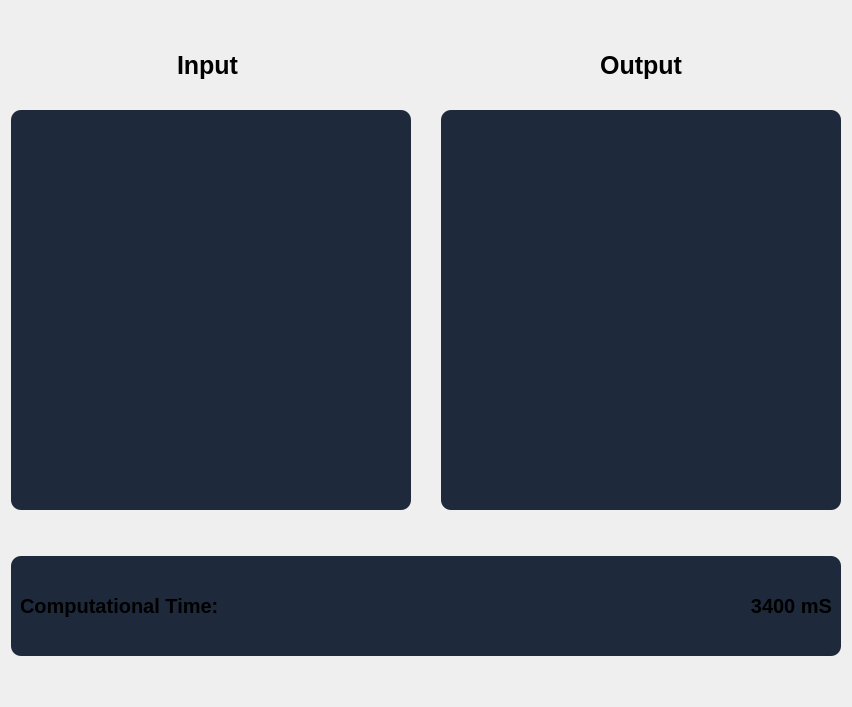
          <widget class="QWidget" name="extractFeaturesFrames">
           <layout class="QGridLayout" name="gridLayout_2">
            <item row="0" column="0">
             <spacer name="verticalSpacer_21">
              <property name="orientation">
               <enum>Qt::Vertical</enum>
              </property>
              <property name="sizeHint" stdset="0">
               <size>
                <width>20</width>
                <height>40</height>
               </size>
              </property>
             </spacer>
            </item>
            <item row="1" column="0">
             <layout class="QHBoxLayout" name="horizontalLayout">
              <property name="spacing">
               <number>30</number>
              </property>
              <item>
               <layout class="QVBoxLayout" name="verticalLayout_3">
                <item>
                 <widget class="QLabel" name="label_13">
                  <property name="maximumSize">
                   <size>
                    <width>16777215</width>
                    <height>30</height>
                   </size>
                  </property>
                  <property name="styleSheet">
                   <string notr="true">border: none;
font-size: 25px;
font-weight: bold;</string>
                  </property>
                  <property name="text">
                   <string>Input </string>
                  </property>
                  <property name="alignment">
                   <set>Qt::AlignCenter</set>
                  </property>
                 </widget>
                </item>
                <item>
                 <layout class="QVBoxLayout" name="verticalLayout_17">
                  <item>
                   <layout class="QHBoxLayout" name="horizontalLayout_17"/>
                  </item>
                  <item>
                   <widget class="QFrame" name="extractFeaturesInputFrame">
                    <property name="sizePolicy">
                     <sizepolicy hsizetype="Preferred" vsizetype="Preferred">
                      <horstretch>0</horstretch>
                      <verstretch>0</verstretch>
                     </sizepolicy>
                    </property>
                    <property name="minimumSize">
                     <size>
                      <width>400</width>
                      <height>400</height>
                     </size>
                    </property>
                    <property name="maximumSize">
                     <size>
                      <width>700</width>
                      <height>700</height>
                     </size>
                    </property>
                    <property name="styleSheet">
                     <string notr="true">QFrame{
background-color:#1E293B;
border-radius: 10px
}</string>
                    </property>
                    <property name="frameShape">
                     <enum>QFrame::StyledPanel</enum>
                    </property>
                    <property name="frameShadow">
                     <enum>QFrame::Raised</enum>
                    </property>
                   </widget>
                  </item>
                 </layout>
                </item>
               </layout>
              </item>
              <item>
               <layout class="QVBoxLayout" name="verticalLayout">
                <item>
                 <widget class="QLabel" name="label_15">
                  <property name="maximumSize">
                   <size>
                    <width>16777215</width>
                    <height>30</height>
                   </size>
                  </property>
                  <property name="styleSheet">
                   <string notr="true">border: none;
font-size: 25px;
font-weight: bold;</string>
                  </property>
                  <property name="text">
                   <string>Output</string>
                  </property>
                  <property name="alignment">
                   <set>Qt::AlignCenter</set>
                  </property>
                 </widget>
                </item>
                <item>
                 <layout class="QVBoxLayout" name="verticalLayout_19">
                  <item>
                   <layout class="QHBoxLayout" name="horizontalLayout_19"/>
                  </item>
                  <item>
                   <widget class="QFrame" name="extractFeaturesOutputFrame">
                    <property name="sizePolicy">
                     <sizepolicy hsizetype="Preferred" vsizetype="Preferred">
                      <horstretch>0</horstretch>
                      <verstretch>0</verstretch>
                     </sizepolicy>
                    </property>
                    <property name="minimumSize">
                     <size>
                      <width>400</width>
                      <height>400</height>
                     </size>
                    </property>
                    <property name="maximumSize">
                     <size>
                      <width>700</width>
                      <height>700</height>
                     </size>
                    </property>
                    <property name="styleSheet">
                     <string notr="true">QFrame{
background-color:#1E293B;
border-radius: 10px
}</string>
                    </property>
                    <property name="frameShape">
                     <enum>QFrame::StyledPanel</enum>
                    </property>
                    <property name="frameShadow">
                     <enum>QFrame::Raised</enum>
                    </property>
                   </widget>
                  </item>
                 </layout>
                </item>
               </layout>
              </item>
             </layout>
            </item>
            <item row="3" column="0">
             <widget class="QFrame" name="frame">
              <property name="minimumSize">
               <size>
                <width>0</width>
                <height>100</height>
               </size>
              </property>
              <property name="styleSheet">
               <string notr="true">QFrame{
background-color:#1E293B;
border-radius: 10px
}</string>
              </property>
              <property name="frameShape">
               <enum>QFrame::StyledPanel</enum>
              </property>
              <property name="frameShadow">
               <enum>QFrame::Raised</enum>
              </property>
              <layout class="QHBoxLayout" name="horizontalLayout_11">
               <item>
                <widget class="QLabel" name="label_9">
                 <property name="minimumSize">
                  <size>
                   <width>220</width>
                   <height>0</height>
                  </size>
                 </property>
                 <property name="maximumSize">
                  <size>
                   <width>220</width>
                   <height>16777215</height>
                  </size>
                 </property>
                 <property name="styleSheet">
                  <string notr="true">font-weight: bold;
font-size: 20px;
</string>
                 </property>
                 <property name="text">
                  <string>Computational Time:</string>
                 </property>
                </widget>
               </item>
               <item>
                <widget class="QLabel" name="extractFeaturesTimeLabel">
                 <property name="styleSheet">
                  <string notr="true">font-weight: bold;
font-size: 20px;
</string>
                 </property>
                 <property name="text">
                  <string>3400 mS</string>
                 </property>
                 <property name="alignment">
                  <set>Qt::AlignRight|Qt::AlignTrailing|Qt::AlignVCenter</set>
                 </property>
                </widget>
               </item>
              </layout>
             </widget>
            </item>
            <item row="2" column="0">
             <spacer name="verticalSpacer">
              <property name="orientation">
               <enum>Qt::Vertical</enum>
              </property>
              <property name="sizeHint" stdset="0">
               <size>
                <width>20</width>
                <height>40</height>
               </size>
              </property>
             </spacer>
            </item>
            <item row="4" column="0">
             <spacer name="verticalSpacer_22">
              <property name="orientation">
               <enum>Qt::Vertical</enum>
              </property>
              <property name="sizeHint" stdset="0">
               <size>
                <width>20</width>
                <height>40</height>
               </size>
              </property>
             </spacer>
            </item>
           </layout>
          </widget>
